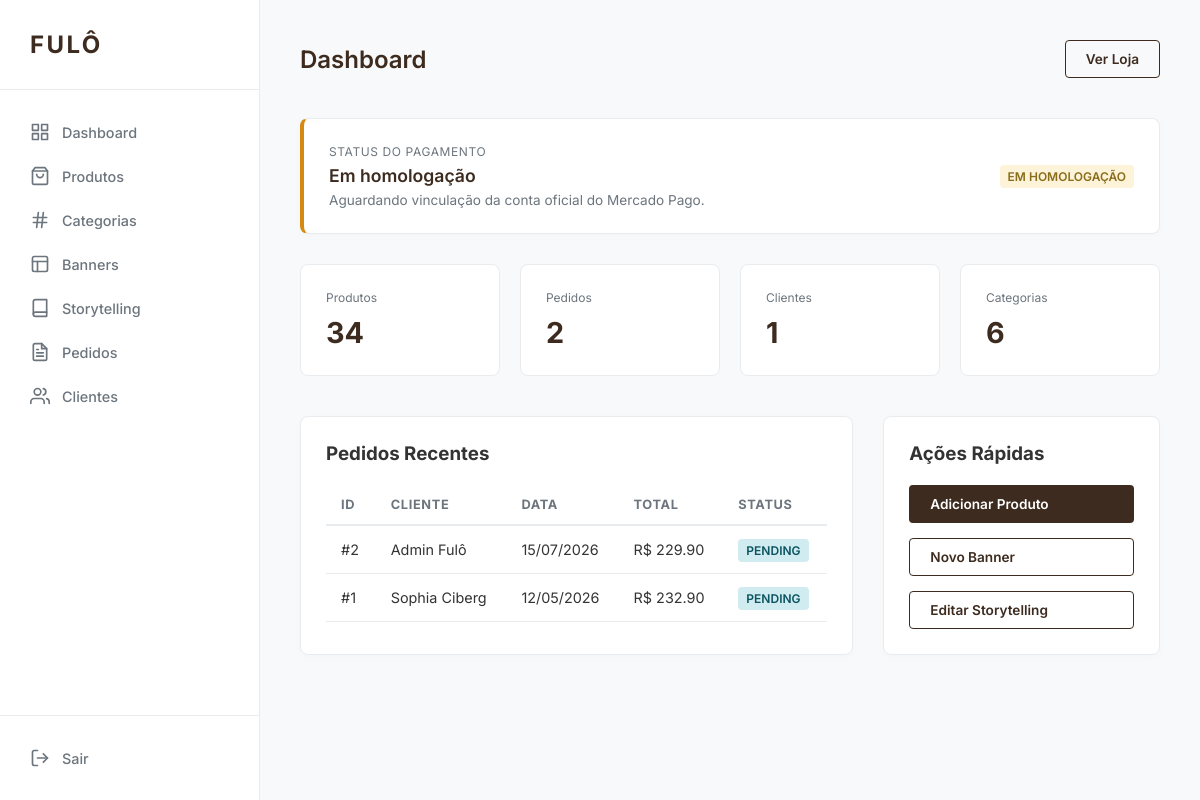
Page /admin/ (signed in) on the earlier database version.
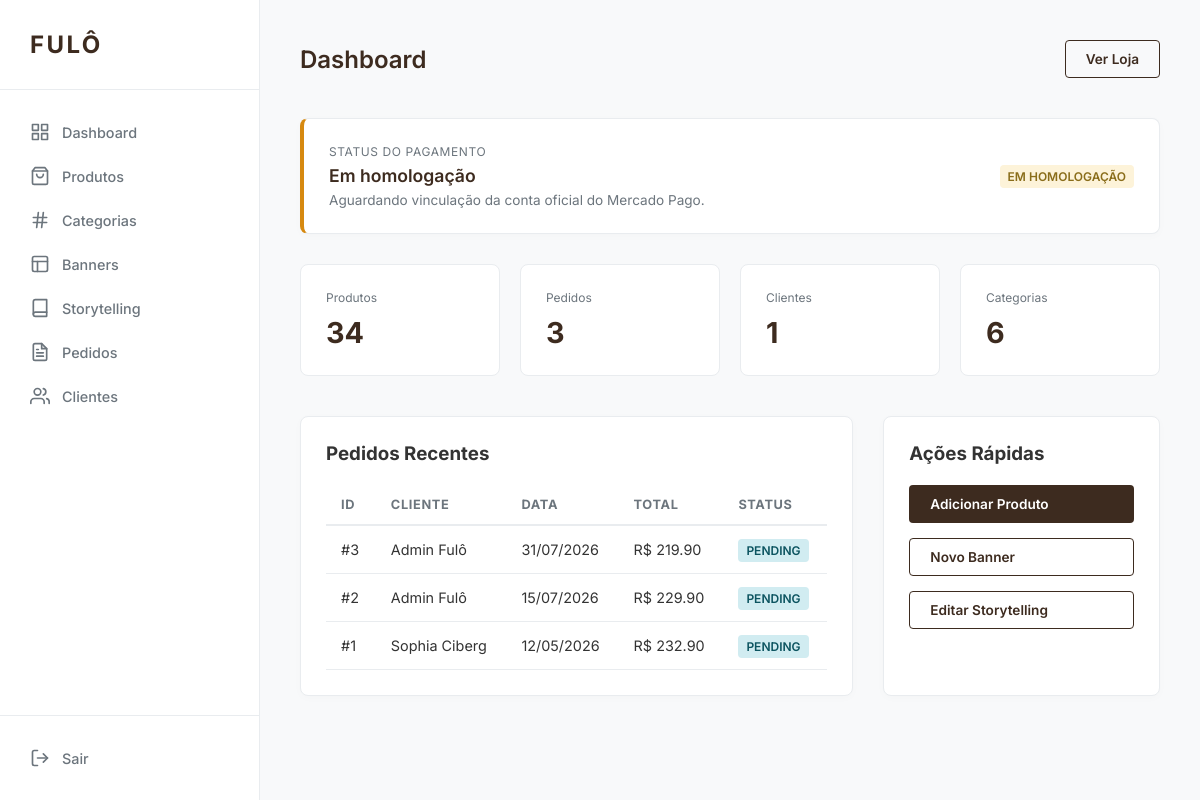
Same page on the later database version.
### app/models/order.py (models this page shows)
class Order(db.Model, TimestampMixin):
    __tablename__ = 'orders'
    id = db.Column(db.Integer, primary_key=True)
    user_id = db.Column(db.Integer, db.ForeignKey('users.id'), nullable=False)
    status = db.Column(db.String(50), nullable=False, default='pending') # pending, paid, shipped, delivered, cancelled
    total_amount = db.Column(db.Numeric(10, 2), nullable=False)
    shipping_cost = db.Column(db.Numeric(10, 2), default=0)
    discount_amount = db.Column(db.Numeric(10, 2), default=0)
    coupon_id = db.Column(db.Integer, db.ForeignKey('coupons.id'))
    shipping_address_id = db.Column(db.Integer, db.ForeignKey('addresses.id'), nullable=False)
    items = db.relationship('OrderItem', backref='order', lazy=True, cascade="all, delete-orphan")
    shipping_address = db.relationship('Address', lazy=True)

### app/models/user.py (models this page shows, shortened)
class User(db.Model, TimestampMixin, UserMixin):
    __tablename__ = 'users'
    id = db.Column(db.Integer, primary_key=True)
    name = db.Column(db.String(100), nullable=False)
    email = db.Column(db.String(120), unique=True, nullable=False)
    password_hash = db.Column(db.String(255), nullable=False)
    phone = db.Column(db.String(20))
    is_admin = db.Column(db.Boolean, default=False)
    reset_token = db.Column(db.String(100), unique=True)
    reset_token_expiration = db.Column(db.DateTime)
    addresses = db.relationship('Address', backref='user', lazy=True, cascade="all, delete-orphan")
    favorites = db.relationship('Favorite', backref='user', lazy=True, cascade="all, delete-orphan")
    orders = db.relationship('Order', backref='user', lazy=True)
    cart = db.relationship('Cart', backref='user', uselist=False, cascade="all, delete-orphan")
    @property
    def password(self):
        return self.password_hash

### app/routes/admin.py (the view)
@admin_bp.route('/', strict_slashes=False)
@login_required
@admin_required
def dashboard():
    stats = {
        'products': Product.query.count(),
        'orders': Order.query.count(),
        'users': User.query.filter_by(is_admin=False).count(),
        'categories': Category.query.count()
    }
    recent_orders = Order.query.order_by(Order.created_at.desc()).limit(5).all()
    return render_template('admin/dashboard.html', stats=stats, recent_orders=recent_orders)

### app/routes/admin.py (called while the page is built)
def admin_required(f):
    @wraps(f)
    def decorated_function(*args, **kwargs):
        if not current_user.is_authenticated or not current_user.is_admin:
            flash('Acesso restrito a administradores.', 'danger')
            return redirect(url_for('auth.login'))
        return f(*args, **kwargs)
    return decorated_function

### app/services/cart_service.py (called while the page is built, shortened)
    @staticmethod
    def get_cart_data(user=None):
        items_data = []
        total = 0
        if user and user.is_authenticated:
            cart = Cart.query.filter_by(user_id=user.id).first()
            if cart:
                for item in cart.items:
                    product = item.product
                    subtotal = product.price * item.quantity
                    items_data.append({
                        'product_id': product.id,
                        'name': product.name,
                        'price': float(product.price),
                        'quantity': item.quantity,
                        'image_url': product.image_url,
                        'subtotal': float(subtotal)
                    })
                    total += subtotal
        return items_data, float(total)

### templates/admin/dashboard.html (shortened to what this page needs)
{% extends "admin/base_admin.html" %}
{% block content %}
<div class="header-actions">
    <h2>Dashboard</h2>
    <div>
        <a href="{{ url_for('public.home') }}" target="_blank" class="btn btn-outline">Ver Loja</a>
    </div>
</div>
{% if not config.PAYMENTS_ENABLED %}
<div class="card" style="border-left: 4px solid #d68910; display: flex; justify-content: space-between; align-items: center; gap: 20px; flex-wrap: wrap;">
    <div>
        <div style="font-size: 0.75rem; color: var(--muted); text-transform: uppercase; letter-spacing: 0.05em; margin-bottom: 6px;">Status do Pagamento</div>
        <div style="font-size: 1.1rem; font-weight: 600; color: var(--primary);">Em homologação</div>
        <p style="font-size: 0.85rem; color: var(--muted); margin-top: 6px;">Aguardando vinculação da conta oficial do Mercado Pago.</p>
    </div>
    <span class="badge" style="background: #fdf3d9; color: #8a6d1a;">Em homologação</span>
</div>
{% endif %}
<div class="stats-grid">
    <div class="stat-card">
        <div class="label">Produtos</div>
        <div class="value">{{ stats.products }}</div>
    </div>
    <div class="stat-card">
        <div class="label">Pedidos</div>
        <div class="value">{{ stats.orders }}</div>
    </div>
    <div class="stat-card">
        <div class="label">Clientes</div>
        <div class="value">{{ stats.users }}</div>
    </div>
    <div class="stat-card">
        <div class="label">Categorias</div>
        <div class="value">{{ stats.categories }}</div>
    </div>
</div>
<div class="recent-grid">
    <div class="card">
        <h3>Pedidos Recentes</h3>
        <table>
            <thead>
                <tr>
                    <th>ID</th>
                    <th>Cliente</th>
                    <th>Data</th>
                    <th>Total</th>
                    <th>Status</th>
                </tr>
            </thead>
            <tbody>
                {% for order in recent_orders %}
                <tr onclick="window.location='{{ url_for('admin.order_detail', id=order.id) }}'" style="cursor: pointer;">
                    <td>#{{ order.id }}</td>
                    <td>{{ order.user.name }}</td>
                    <td>{{ order.created_at.strftime('%d/%m/%Y') }}</td>
                    <td>R$ {{ "%.2f"|format(order.total_amount) }}</td>
                    <td><span class="badge badge-info">{{ order.status }}</span></td>
                </tr>
                {% else %}
                <tr>
                    <td colspan="5" style="text-align: center; color: var(--muted); padding: 40px;">Nenhum pedido recente.</td>
                </tr>
                {% endfor %}
            </tbody>
        </table>
    </div>
    <div class="card">
        <h3>Ações Rápidas</h3>
        <div style="display: flex; flex-direction: column; gap: 15px; margin-top: 20px;">
            <a href="{{ url_for('admin.product_add') }}" class="btn btn-primary">Adicionar Produto</a>
            <a href="{{ url_for('admin.banner_add') }}" class="btn btn-outline">Novo Banner</a>
            <a href="{{ url_for('admin.storytelling') }}" class="btn btn-outline">Editar Storytelling</a>
        </div>
    </div>
</div>
{% endblock %}

Differences in the rows shown:
added Order: id "3", user.name "Admin Fulô", created_at "31/07/2026", total_amount "219.90", status "PENDING"
Other differences:
{{ stats.orders }}: "2" → "3"
